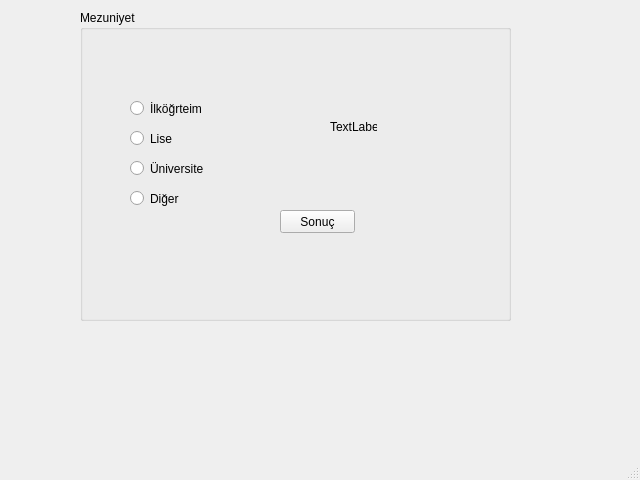
<?xml version="1.0" encoding="UTF-8"?>
<ui version="4.0">
 <class>MainWindow</class>
 <widget class="QMainWindow" name="MainWindow">
  <property name="geometry">
   <rect>
    <x>0</x>
    <y>0</y>
    <width>640</width>
    <height>480</height>
   </rect>
  </property>
  <property name="windowTitle">
   <string>MainWindow</string>
  </property>
  <widget class="QWidget" name="centralwidget">
   <widget class="QGroupBox" name="groupBox">
    <property name="geometry">
     <rect>
      <x>80</x>
      <y>10</y>
      <width>431</width>
      <height>311</height>
     </rect>
    </property>
    <property name="title">
     <string>Mezuniyet</string>
    </property>
    <widget class="QRadioButton" name="radioButton">
     <property name="geometry">
      <rect>
       <x>50</x>
       <y>90</y>
       <width>82</width>
       <height>17</height>
      </rect>
     </property>
     <property name="text">
      <string>İlköğrteim</string>
     </property>
    </widget>
    <widget class="QRadioButton" name="radioButton_2">
     <property name="geometry">
      <rect>
       <x>50</x>
       <y>120</y>
       <width>82</width>
       <height>17</height>
      </rect>
     </property>
     <property name="text">
      <string>Lise</string>
     </property>
    </widget>
    <widget class="QRadioButton" name="radioButton_3">
     <property name="geometry">
      <rect>
       <x>50</x>
       <y>150</y>
       <width>82</width>
       <height>17</height>
      </rect>
     </property>
     <property name="text">
      <string>Üniversite</string>
     </property>
    </widget>
    <widget class="QRadioButton" name="radioButton_4">
     <property name="geometry">
      <rect>
       <x>50</x>
       <y>180</y>
       <width>82</width>
       <height>17</height>
      </rect>
     </property>
     <property name="text">
      <string>Diğer</string>
     </property>
    </widget>
    <widget class="QLabel" name="label">
     <property name="geometry">
      <rect>
       <x>250</x>
       <y>110</y>
       <width>47</width>
       <height>13</height>
      </rect>
     </property>
     <property name="text">
      <string>TextLabel</string>
     </property>
    </widget>
    <widget class="QPushButton" name="pushButton">
     <property name="geometry">
      <rect>
       <x>200</x>
       <y>200</y>
       <width>75</width>
       <height>23</height>
      </rect>
     </property>
     <property name="text">
      <string>Sonuç</string>
     </property>
    </widget>
   </widget>
  </widget>
  <widget class="QMenuBar" name="menubar">
   <property name="geometry">
    <rect>
     <x>0</x>
     <y>0</y>
     <width>640</width>
     <height>21</height>
    </rect>
   </property>
  </widget>
  <widget class="QStatusBar" name="statusbar"/>
 </widget>
 <resources/>
 <connections/>
</ui>
